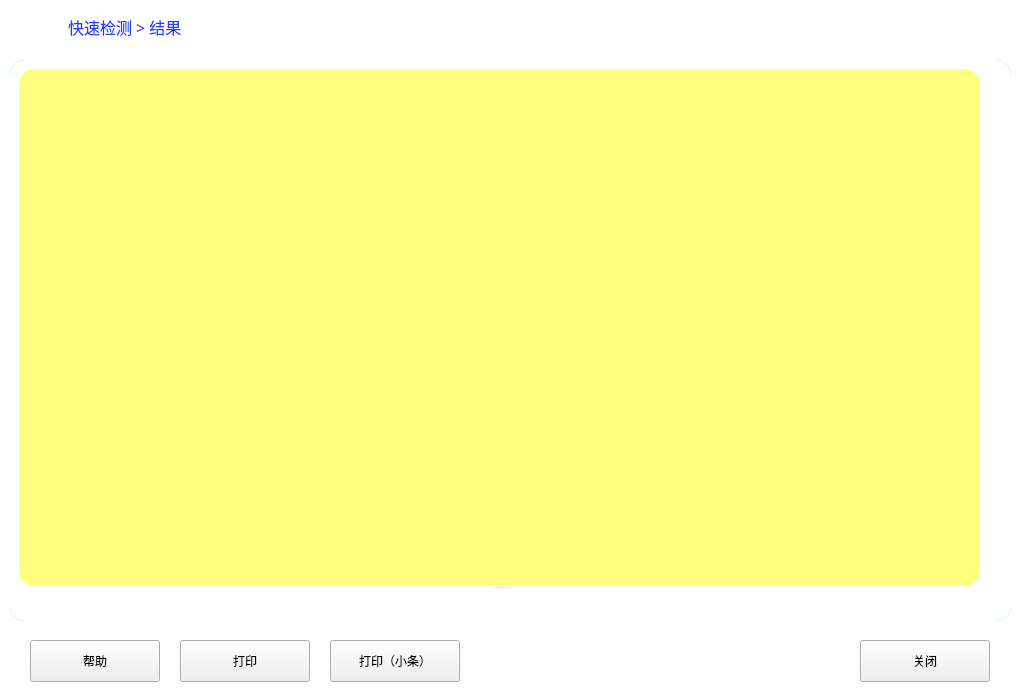
<?xml version="1.0" encoding="UTF-8"?>
<ui version="4.0">
 <class>Win_Kuaisu</class>
 <widget class="QMainWindow" name="Win_Kuaisu">
  <property name="geometry">
   <rect>
    <x>0</x>
    <y>0</y>
    <width>1024</width>
    <height>700</height>
   </rect>
  </property>
  <property name="minimumSize">
   <size>
    <width>1024</width>
    <height>700</height>
   </size>
  </property>
  <property name="maximumSize">
   <size>
    <width>1024</width>
    <height>700</height>
   </size>
  </property>
  <property name="windowTitle">
   <string>MainWindow</string>
  </property>
  <widget class="QWidget" name="centralwidget">
   <layout class="QGridLayout" name="gridLayout">
    <property name="leftMargin">
     <number>0</number>
    </property>
    <property name="topMargin">
     <number>0</number>
    </property>
    <property name="rightMargin">
     <number>0</number>
    </property>
    <property name="bottomMargin">
     <number>0</number>
    </property>
    <item row="0" column="0">
     <widget class="QWidget" name="widget" native="true">
      <property name="styleSheet">
       <string notr="true">QWidget#widget{background-color: rgb(255, 255, 255);}</string>
      </property>
      <widget class="QWidget" name="widget_2" native="true">
       <property name="geometry">
        <rect>
         <x>10</x>
         <y>60</y>
         <width>1001</width>
         <height>561</height>
        </rect>
       </property>
       <property name="styleSheet">
        <string notr="true">QWidget#widget_2{
background-color: rgb(52, 178, 237);
}
QWidget{border-radius:15px;}</string>
       </property>
       <layout class="QGridLayout" name="gridLayout_3">
        <item row="0" column="0">
         <widget class="QWidget" name="widget_3" native="true">
          <property name="styleSheet">
           <string notr="true">QWidget#widget_3{background-color: rgb(255, 255, 255);}</string>
          </property>
          <widget class="QSplitter" name="splitter">
           <property name="geometry">
            <rect>
             <x>9</x>
             <y>9</y>
             <width>961</width>
             <height>521</height>
            </rect>
           </property>
           <property name="orientation">
            <enum>Qt::Vertical</enum>
           </property>
           <widget class="wg_ks_table" name="wg_table" native="true">
            <property name="sizePolicy">
             <sizepolicy hsizetype="Preferred" vsizetype="Preferred">
              <horstretch>0</horstretch>
              <verstretch>0</verstretch>
             </sizepolicy>
            </property>
            <property name="baseSize">
             <size>
              <width>966</width>
              <height>415</height>
             </size>
            </property>
            <property name="styleSheet">
             <string notr="true">QWidget#wg_table{background-color: rgb(255, 255, 127);}
</string>
            </property>
           </widget>
           <widget class="QWidget" name="wg_card" native="true">
            <property name="styleSheet">
             <string notr="true"/>
            </property>
            <layout class="QGridLayout" name="gridLayout_2">
             <property name="leftMargin">
              <number>0</number>
             </property>
             <property name="topMargin">
              <number>0</number>
             </property>
             <property name="rightMargin">
              <number>0</number>
             </property>
             <property name="bottomMargin">
              <number>0</number>
             </property>
             <item row="0" column="0">
              <layout class="QHBoxLayout" name="H_layout">
               <property name="spacing">
                <number>0</number>
               </property>
              </layout>
             </item>
            </layout>
           </widget>
          </widget>
         </widget>
        </item>
       </layout>
      </widget>
      <widget class="QWidget" name="layoutWidget_2">
       <property name="geometry">
        <rect>
         <x>10</x>
         <y>0</y>
         <width>175</width>
         <height>54</height>
        </rect>
       </property>
       <layout class="QHBoxLayout" name="horizontalLayout">
        <item>
         <widget class="QLabel" name="label_3">
          <property name="minimumSize">
           <size>
            <width>52</width>
            <height>52</height>
           </size>
          </property>
          <property name="maximumSize">
           <size>
            <width>52</width>
            <height>52</height>
           </size>
          </property>
          <property name="styleSheet">
           <string notr="true">border-image: url(:/new/home/home/logo1.png);</string>
          </property>
          <property name="text">
           <string/>
          </property>
         </widget>
        </item>
        <item>
         <widget class="QLabel" name="label_4">
          <property name="font">
           <font>
            <family>等线</family>
            <pointsize>12</pointsize>
           </font>
          </property>
          <property name="styleSheet">
           <string notr="true">color: rgb(29, 63, 255);</string>
          </property>
          <property name="text">
           <string>快速检测 &gt; 结果</string>
          </property>
         </widget>
        </item>
       </layout>
      </widget>
      <widget class="MainButton" name="pushButton_16">
       <property name="geometry">
        <rect>
         <x>860</x>
         <y>640</y>
         <width>130</width>
         <height>42</height>
        </rect>
       </property>
       <property name="minimumSize">
        <size>
         <width>130</width>
         <height>42</height>
        </size>
       </property>
       <property name="text">
        <string>关闭</string>
       </property>
       <property name="icon">
        <iconset resource="icon.qrc">
         <normaloff>:/new/home/home/tuichu.png</normaloff>:/new/home/home/tuichu.png</iconset>
       </property>
      </widget>
      <widget class="MainButton" name="bt_jiaozhen">
       <property name="geometry">
        <rect>
         <x>30</x>
         <y>640</y>
         <width>130</width>
         <height>42</height>
        </rect>
       </property>
       <property name="minimumSize">
        <size>
         <width>130</width>
         <height>42</height>
        </size>
       </property>
       <property name="text">
        <string>帮助</string>
       </property>
      </widget>
      <widget class="MainButton" name="bt_jiaozhen_2">
       <property name="geometry">
        <rect>
         <x>180</x>
         <y>640</y>
         <width>130</width>
         <height>42</height>
        </rect>
       </property>
       <property name="minimumSize">
        <size>
         <width>130</width>
         <height>42</height>
        </size>
       </property>
       <property name="text">
        <string>打印</string>
       </property>
      </widget>
      <widget class="MainButton" name="bt_jiaozhen_3">
       <property name="geometry">
        <rect>
         <x>330</x>
         <y>640</y>
         <width>130</width>
         <height>42</height>
        </rect>
       </property>
       <property name="minimumSize">
        <size>
         <width>130</width>
         <height>42</height>
        </size>
       </property>
       <property name="text">
        <string>打印（小条）</string>
       </property>
      </widget>
     </widget>
    </item>
   </layout>
  </widget>
 </widget>
 <customwidgets>
  <customwidget>
   <class>MainButton</class>
   <extends>QPushButton</extends>
   <header location="global">mainbutton.h</header>
  </customwidget>
  <customwidget>
   <class>wg_ks_table</class>
   <extends>QWidget</extends>
   <header>wg_ks_table.h</header>
   <container>1</container>
  </customwidget>
 </customwidgets>
 <resources>
  <include location="icon.qrc"/>
 </resources>
 <connections/>
</ui>
